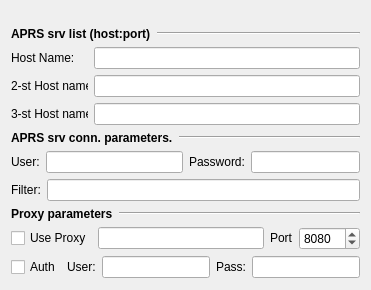
      <widget class="QWidget" name="page_18">
       <layout class="QVBoxLayout" name="verticalLayout_4">
        <item>
         <spacer>
          <property name="orientation">
           <enum>Qt::Vertical</enum>
          </property>
          <property name="sizeType">
           <enum>QSizePolicy::Fixed</enum>
          </property>
          <property name="sizeHint" stdset="0">
           <size>
            <width>339</width>
            <height>16</height>
           </size>
          </property>
         </spacer>
        </item>
        <item>
         <layout class="QHBoxLayout" name="horizontalLayout_54">
          <item>
           <widget class="QLabel" name="label_97">
            <property name="sizePolicy">
             <sizepolicy hsizetype="Fixed" vsizetype="Fixed">
              <horstretch>0</horstretch>
              <verstretch>0</verstretch>
             </sizepolicy>
            </property>
            <property name="font">
             <font>
              <weight>75</weight>
              <bold>true</bold>
             </font>
            </property>
            <property name="text">
             <string>APRS srv list (host:port)</string>
            </property>
           </widget>
          </item>
          <item>
           <widget class="Line" name="line_21">
            <property name="orientation">
             <enum>Qt::Horizontal</enum>
            </property>
           </widget>
          </item>
         </layout>
        </item>
        <item>
         <layout class="QHBoxLayout" name="_51">
          <item>
           <widget class="QLabel" name="label_98">
            <property name="minimumSize">
             <size>
              <width>77</width>
              <height>0</height>
             </size>
            </property>
            <property name="maximumSize">
             <size>
              <width>77</width>
              <height>16777215</height>
             </size>
            </property>
            <property name="text">
             <string>Host Name:</string>
            </property>
           </widget>
          </item>
          <item>
           <widget class="QLineEdit" name="hostNameEdit"/>
          </item>
         </layout>
        </item>
        <item>
         <layout class="QHBoxLayout" name="_52">
          <item>
           <widget class="QLabel" name="label_99">
            <property name="minimumSize">
             <size>
              <width>77</width>
              <height>0</height>
             </size>
            </property>
            <property name="maximumSize">
             <size>
              <width>77</width>
              <height>16777215</height>
             </size>
            </property>
            <property name="text">
             <string>2-st Host name:</string>
            </property>
           </widget>
          </item>
          <item>
           <widget class="QLineEdit" name="hostName2Edit"/>
          </item>
         </layout>
        </item>
        <item>
         <layout class="QHBoxLayout" name="_53">
          <item>
           <widget class="QLabel" name="label_100">
            <property name="minimumSize">
             <size>
              <width>77</width>
              <height>0</height>
             </size>
            </property>
            <property name="maximumSize">
             <size>
              <width>77</width>
              <height>16777215</height>
             </size>
            </property>
            <property name="text">
             <string>3-st Host name:</string>
            </property>
           </widget>
          </item>
          <item>
           <widget class="QLineEdit" name="hostName3Edit"/>
          </item>
         </layout>
        </item>
        <item>
         <layout class="QHBoxLayout" name="horizontalLayout_58">
          <item>
           <widget class="QLabel" name="label_105">
            <property name="sizePolicy">
             <sizepolicy hsizetype="Fixed" vsizetype="Fixed">
              <horstretch>0</horstretch>
              <verstretch>0</verstretch>
             </sizepolicy>
            </property>
            <property name="font">
             <font>
              <weight>75</weight>
              <bold>true</bold>
             </font>
            </property>
            <property name="text">
             <string>APRS srv conn. parameters.</string>
            </property>
           </widget>
          </item>
          <item>
           <widget class="Line" name="line_23">
            <property name="orientation">
             <enum>Qt::Horizontal</enum>
            </property>
           </widget>
          </item>
         </layout>
        </item>
        <item>
         <layout class="QHBoxLayout" name="_54">
          <item>
           <layout class="QHBoxLayout" name="_55">
            <item>
             <widget class="QLabel" name="label_106">
              <property name="text">
               <string>User:</string>
              </property>
             </widget>
            </item>
            <item>
             <widget class="QLineEdit" name="userEdit"/>
            </item>
           </layout>
          </item>
          <item>
           <layout class="QHBoxLayout" name="_56">
            <item>
             <widget class="QLabel" name="label_107">
              <property name="text">
               <string>Password:</string>
              </property>
             </widget>
            </item>
            <item>
             <widget class="QLineEdit" name="passEdit"/>
            </item>
           </layout>
          </item>
         </layout>
        </item>
        <item>
         <layout class="QHBoxLayout" name="_57">
          <item>
           <widget class="QLabel" name="label_108">
            <property name="text">
             <string>Filter:</string>
            </property>
           </widget>
          </item>
          <item>
           <widget class="QLineEdit" name="APRSFilter"/>
          </item>
         </layout>
        </item>
        <item>
         <layout class="QHBoxLayout" name="horizontalLayout_55">
          <item>
           <widget class="QLabel" name="label_101">
            <property name="sizePolicy">
             <sizepolicy hsizetype="Fixed" vsizetype="Fixed">
              <horstretch>0</horstretch>
              <verstretch>0</verstretch>
             </sizepolicy>
            </property>
            <property name="font">
             <font>
              <weight>75</weight>
              <bold>true</bold>
             </font>
            </property>
            <property name="text">
             <string>Proxy parameters</string>
            </property>
           </widget>
          </item>
          <item>
           <widget class="Line" name="line_22">
            <property name="orientation">
             <enum>Qt::Horizontal</enum>
            </property>
           </widget>
          </item>
         </layout>
        </item>
        <item>
         <layout class="QHBoxLayout" name="horizontalLayout_56">
          <item>
           <widget class="QCheckBox" name="proxyCheckBox">
            <property name="sizePolicy">
             <sizepolicy hsizetype="Fixed" vsizetype="Fixed">
              <horstretch>0</horstretch>
              <verstretch>0</verstretch>
             </sizepolicy>
            </property>
            <property name="text">
             <string>Use Proxy</string>
            </property>
           </widget>
          </item>
          <item>
           <widget class="QLineEdit" name="proxyNameEdit"/>
          </item>
          <item>
           <widget class="QLabel" name="label_102">
            <property name="sizePolicy">
             <sizepolicy hsizetype="Fixed" vsizetype="Fixed">
              <horstretch>0</horstretch>
              <verstretch>0</verstretch>
             </sizepolicy>
            </property>
            <property name="text">
             <string>Port</string>
            </property>
           </widget>
          </item>
          <item>
           <widget class="QSpinBox" name="proxyPortBox">
            <property name="sizePolicy">
             <sizepolicy hsizetype="Fixed" vsizetype="Fixed">
              <horstretch>0</horstretch>
              <verstretch>0</verstretch>
             </sizepolicy>
            </property>
            <property name="maximum">
             <number>65535</number>
            </property>
            <property name="value">
             <number>8080</number>
            </property>
           </widget>
          </item>
         </layout>
        </item>
        <item>
         <layout class="QHBoxLayout" name="horizontalLayout_57">
          <item>
           <widget class="QCheckBox" name="proxyAuthCheckBox">
            <property name="sizePolicy">
             <sizepolicy hsizetype="Fixed" vsizetype="Fixed">
              <horstretch>0</horstretch>
              <verstretch>0</verstretch>
             </sizepolicy>
            </property>
            <property name="text">
             <string>Auth</string>
            </property>
           </widget>
          </item>
          <item>
           <widget class="QLabel" name="label_103">
            <property name="sizePolicy">
             <sizepolicy hsizetype="Fixed" vsizetype="Fixed">
              <horstretch>0</horstretch>
              <verstretch>0</verstretch>
             </sizepolicy>
            </property>
            <property name="text">
             <string>User:</string>
            </property>
           </widget>
          </item>
          <item>
           <widget class="QLineEdit" name="proxyUserEdit"/>
          </item>
          <item>
           <widget class="QLabel" name="label_104">
            <property name="sizePolicy">
             <sizepolicy hsizetype="Fixed" vsizetype="Fixed">
              <horstretch>0</horstretch>
              <verstretch>0</verstretch>
             </sizepolicy>
            </property>
            <property name="text">
             <string>Pass:</string>
            </property>
           </widget>
          </item>
          <item>
           <widget class="QLineEdit" name="proxyPassEdit">
            <property name="echoMode">
             <enum>QLineEdit::Password</enum>
            </property>
           </widget>
          </item>
         </layout>
        </item>
        <item>
         <spacer>
          <property name="orientation">
           <enum>Qt::Vertical</enum>
          </property>
          <property name="sizeHint" stdset="0">
           <size>
            <width>17</width>
            <height>1</height>
           </size>
          </property>
         </spacer>
        </item>
       </layout>
       <zorder>line_22</zorder>
      </widget>
